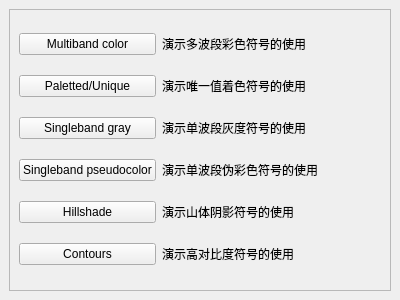
<?xml version="1.0" encoding="UTF-8"?>
<ui version="4.0">
 <class>RasterSymbolDockWidget</class>
 <widget class="QDockWidget" name="RasterSymbolDockWidget">
  <property name="geometry">
   <rect>
    <x>0</x>
    <y>0</y>
    <width>400</width>
    <height>300</height>
   </rect>
  </property>
  <property name="windowTitle">
   <string>栅格图层符号测试</string>
  </property>
  <widget class="QWidget" name="dockWidgetContents">
   <layout class="QGridLayout" name="gridLayout">
    <item row="0" column="0">
     <widget class="QScrollArea" name="scrollArea">
      <property name="widgetResizable">
       <bool>true</bool>
      </property>
      <widget class="QWidget" name="scrollAreaWidgetContents">
       <property name="geometry">
        <rect>
         <x>0</x>
         <y>0</y>
         <width>391</width>
         <height>247</height>
        </rect>
       </property>
       <layout class="QGridLayout" name="gridLayout_2" columnstretch="1,2">
        <item row="0" column="1">
         <widget class="QLabel" name="label">
          <property name="text">
           <string>演示多波段彩色符号的使用</string>
          </property>
         </widget>
        </item>
        <item row="1" column="0">
         <widget class="QPushButton" name="pushButton_rasterPaletted">
          <property name="text">
           <string>Paletted/Unique</string>
          </property>
         </widget>
        </item>
        <item row="3" column="0">
         <widget class="QPushButton" name="pushButton_rasterSinglebandPseudo">
          <property name="text">
           <string>Singleband pseudocolor</string>
          </property>
         </widget>
        </item>
        <item row="4" column="0">
         <widget class="QPushButton" name="pushButton_rasterHillshade">
          <property name="text">
           <string>Hillshade</string>
          </property>
         </widget>
        </item>
        <item row="1" column="1">
         <widget class="QLabel" name="label_2">
          <property name="text">
           <string>演示唯一值着色符号的使用</string>
          </property>
         </widget>
        </item>
        <item row="2" column="0">
         <widget class="QPushButton" name="pushButton_rasterSinglebandGray">
          <property name="text">
           <string>Singleband gray</string>
          </property>
         </widget>
        </item>
        <item row="0" column="0">
         <widget class="QPushButton" name="pushButton_rasterMultiband">
          <property name="text">
           <string>Multiband color</string>
          </property>
         </widget>
        </item>
        <item row="5" column="0">
         <widget class="QPushButton" name="pushButton_rasterContours">
          <property name="text">
           <string>Contours</string>
          </property>
         </widget>
        </item>
        <item row="2" column="1">
         <widget class="QLabel" name="label_3">
          <property name="text">
           <string>演示单波段灰度符号的使用</string>
          </property>
         </widget>
        </item>
        <item row="3" column="1">
         <widget class="QLabel" name="label_4">
          <property name="text">
           <string>演示单波段伪彩色符号的使用</string>
          </property>
         </widget>
        </item>
        <item row="4" column="1">
         <widget class="QLabel" name="label_5">
          <property name="text">
           <string>演示山体阴影符号的使用</string>
          </property>
         </widget>
        </item>
        <item row="5" column="1">
         <widget class="QLabel" name="label_6">
          <property name="text">
           <string>演示高对比度符号的使用</string>
          </property>
         </widget>
        </item>
       </layout>
      </widget>
     </widget>
    </item>
   </layout>
  </widget>
 </widget>
 <resources/>
 <connections/>
</ui>
